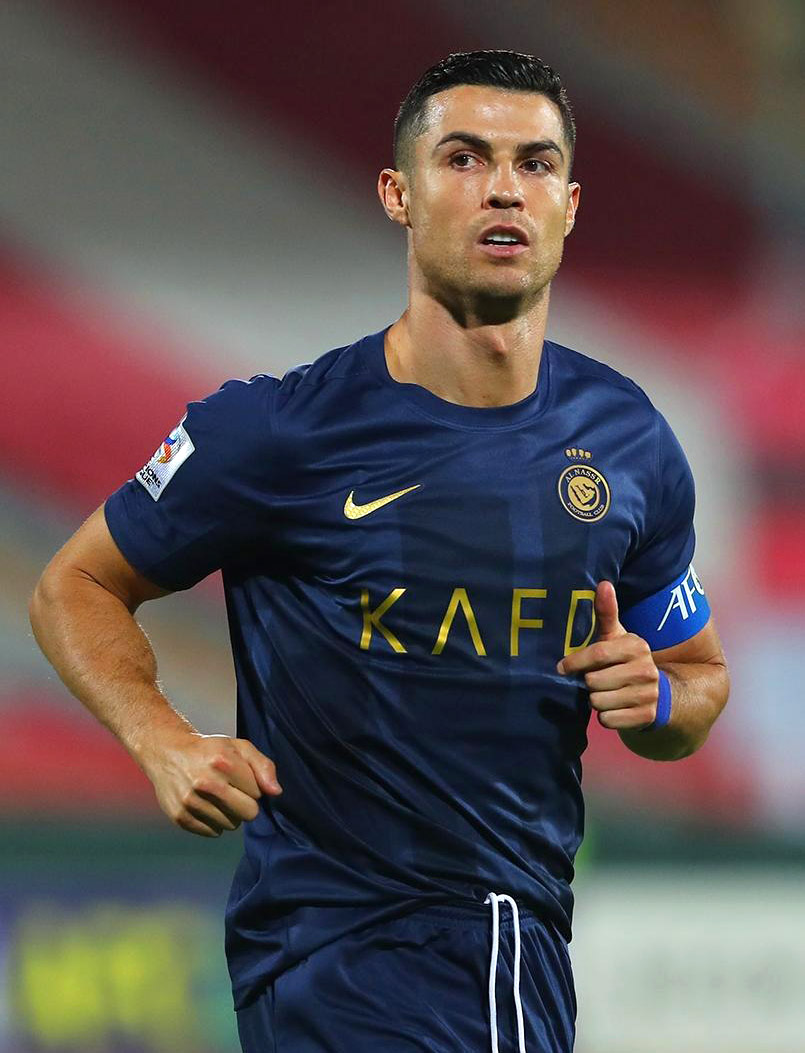
#> input picture dataset/test/Cristiano Ronaldo/000001.jpg, 805 x 1053 px; its folder holds 3 pictures in this run
$ python phase1.py
#> lines starting #> are read from the running program, lines starting #| are printed output that depends on the picture; pictures that were not available may be replaced by others from this repository, and a replacement may not be noted
import cv2
import numpy as np
from pathlib import Path

# Setup paths
BASE_DIR = Path(__file__).resolve().parent
haar_cascade_path = BASE_DIR / 'haarcascade_frontalface_default.xml'
train_dir = BASE_DIR / 'dataset' / 'train'
test_dir = BASE_DIR / 'dataset' / 'test'

# Load HAAR cascade classifier
face_cascade = cv2.CascadeClassifier(str(haar_cascade_path))


# Function to extract face from an image
def extract_face(image_path, required_size=(160, 160)):

#> called with required_size = (160, 160)
    image = cv2.imread(str(image_path))
#> image is the input picture: shape (1053, 805, 3); mean B, G, R 81.2, 80.1, 91.2
    if image is None:
        print(f"Unable to load image {image_path}")
        return None
    gray = cv2.cvtColor(image, cv2.COLOR_BGR2GRAY)
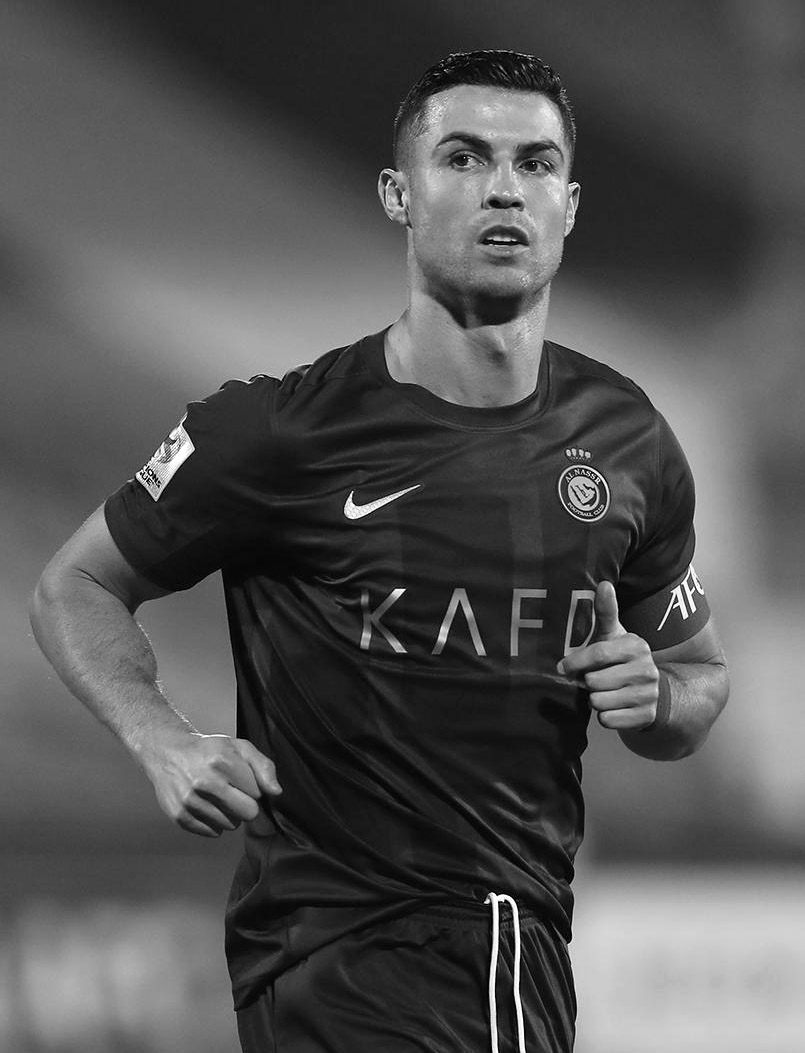
#> gray: shape (1053, 805); min 0, max 255, mean 83.6
    faces = face_cascade.detectMultiScale(gray, scaleFactor=1.1, minNeighbors=4, minSize=(30, 30))
#> faces = [[395, 77, 210, 210]]
    if len(faces) == 0:
        print(f"No face detected in {image_path}")
        return None

    # There is only one face expected per image
    x, y, w, h = faces[0]
#> x = 395; y = 77; w = 210; h = 210
    face = image[y:y+h, x:x+w]
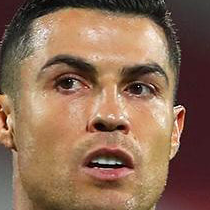
#> face: shape (210, 210, 3); mean B, G, R 83.8, 106.7, 140.1
    face = cv2.resize(face, required_size)
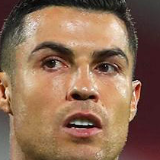
#> face: shape (160, 160, 3); mean B, G, R 83.7, 106.5, 139.9
    return face


# Function to load faces from a directory and extract them
def load_faces(directory):

    faces = []
    for image_path in Path(directory).iterdir():
        if image_path.is_file():
            face = extract_face(image_path)
            if face is not None:
                faces.append(face)
    return faces


# Function to load dataset from directories
def load_dataset(parent_directory):

    x, y = [], []
    for directory in Path(parent_directory).iterdir():
        if directory.is_dir():
            faces = load_faces(directory)
            labels = [directory.name] * len(faces)
            x.extend(faces)
            y.extend(labels)
#> pass 2 of the loop in load_dataset, `for directory in Path(parent_directory).iterdir():`:
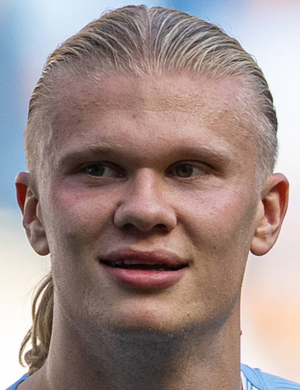
#> input picture dataset/test/Erling Haaland/000001.png, 300 x 390 px
#> in extract_face, image is the input picture: shape (390, 300, 3); mean B, G, R 136.5, 140, 158.3
#> in extract_face (call 4), `gray = cv2.cvtColor(image, cv2.COLOR_BGR2GRAY)`:
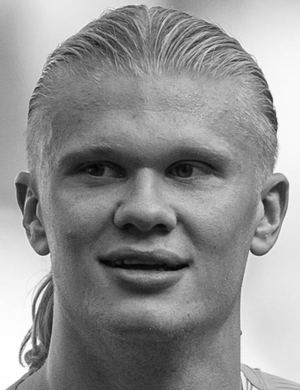
#> gray: shape (390, 300); min 1, max 255, mean 145.1
#> in extract_face (call 4), `faces = face_cascade.detectMultiScale(gray, scaleFactor=1.1, minNeighb..`: faces = [[23, 75, 248, 248]]
#> x = 23; y = 75; w = 248
#> in extract_face (call 4), `face = image[y:y+h, x:x+w]`:
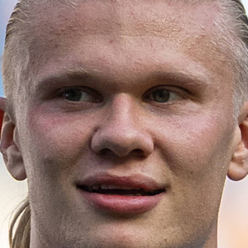
#> face: shape (248, 248, 3); mean B, G, R 111.3, 120.4, 150.9
    return np.array(x), np.array(y)


# Load and save datasets
trainx, trainy = load_dataset(train_dir)
print(f"Training faces: {trainx.shape}, labels: {trainy.shape}")

testx, testy = load_dataset(test_dir)
print(f"Testing faces: {testx.shape}, labels: {testy.shape}")
#| Testing faces: (4, 160, 160, 3), labels: (4,)


np.savez_compressed(BASE_DIR / "processed_faces.npz", trainx=trainx, trainy=trainy, testx=testx, testy=testy)
print("Dataset saved to 'processed_faces.npz'")
